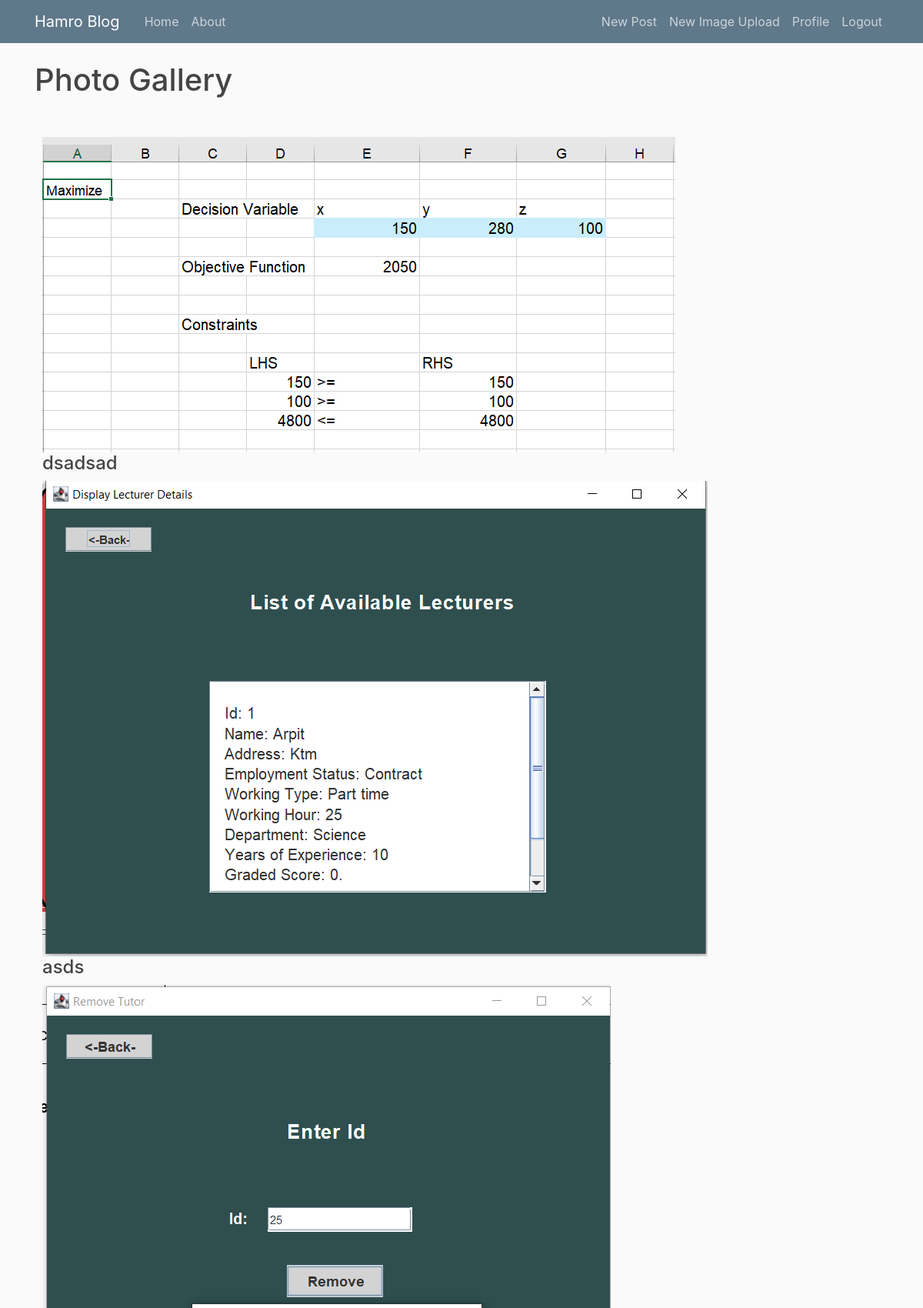
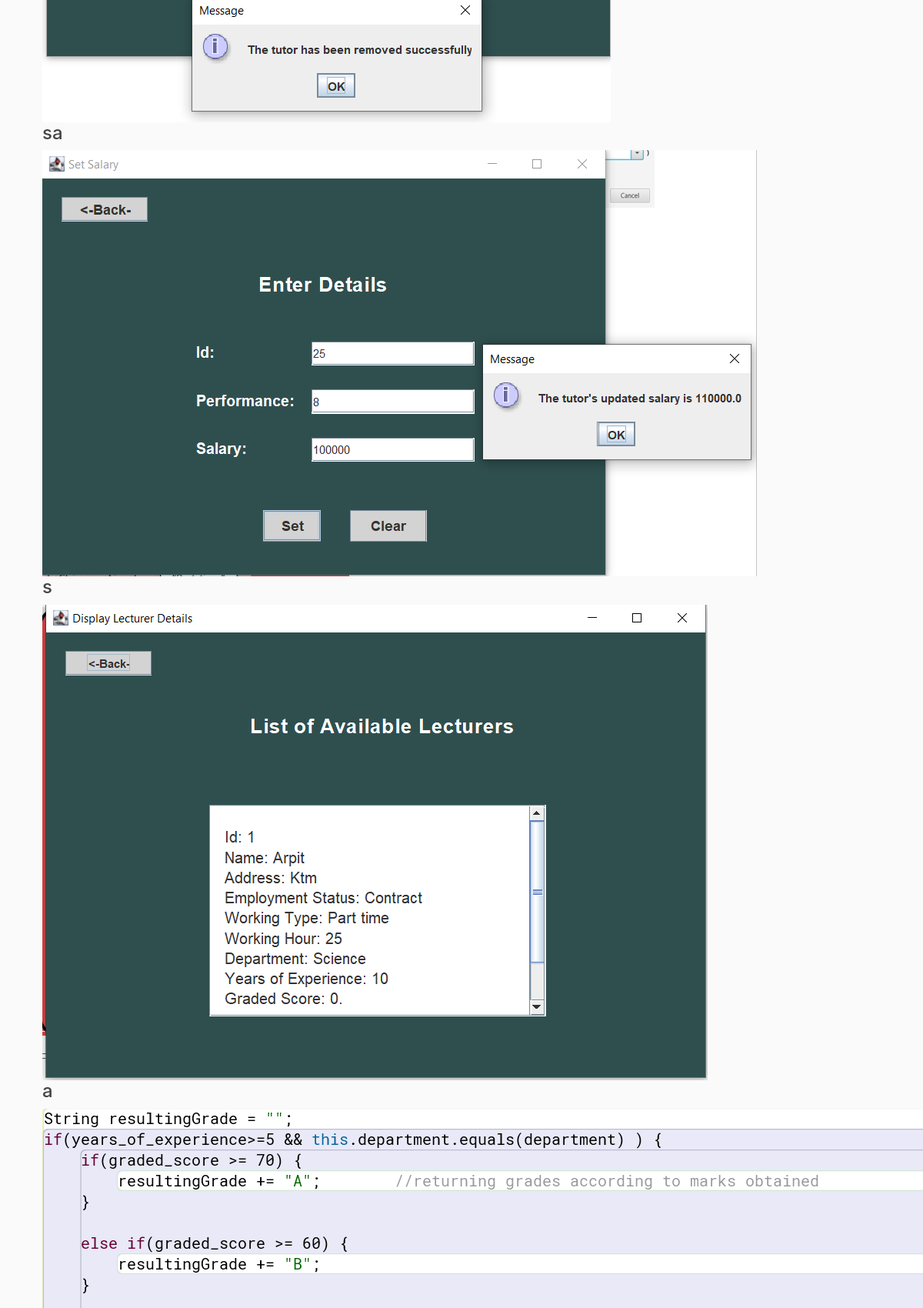
The page /gallery/home/ (signed in, upper part) on the database its author committed (2 pictures, top to bottom).
### gallery/models.py (models this page shows, shortened)
class ImageUpload(models.Model):
    title = models.CharField(max_length=20)
    image = models.ImageField(default='default_gallery.jpeg', upload_to='gallery_pics')

### gallery/views.py (the view)
# urls.py: path('home/', views.gallery, name='gallery-home'),
@login_required()
def gallery(request):
    photos = ImageUpload.objects.all().distinct()
    return render(request, 'gallery/photo_library.html', {'photos': photos})

### gallery/templates/gallery/photo_library.html
{% extends 'gallery/base2.html' %}
{% block content %}
    <h1>Photo Gallery</h1>
    <div class="photo-grid">
        {% for photo in photos %}
            <div class="photo-item">
                <img src="{{ photo.image.url }}" alt="Photo">
                <h4>{{ photo.title }}</h4>
            </div>
        {% empty %}
            <p>No photos available.</p>
        {% endfor %}
    </div>
{% endblock content %}

### blog/static/blog/main.css (style rules this page uses)
body { background: #fafafa; color: #333333; margin-top: 5rem; }
h1, h2, h3, h4, h5, h6 { color: #444444; }

### gallery/templates/gallery/base2.html (style rules this page uses)
.photo-grid { margin: 50px 0px 10px 10px; }
.photo-item img { object-fit: cover; }

### rows shown on the page
ImageUpload: image (picture), title "dsadsad"
ImageUpload: image (picture), title "asds"
ImageUpload: image (picture), title "sa"
ImageUpload: image (picture), title "s"
ImageUpload: image (picture), title "a"
ImageUpload: image (picture)
